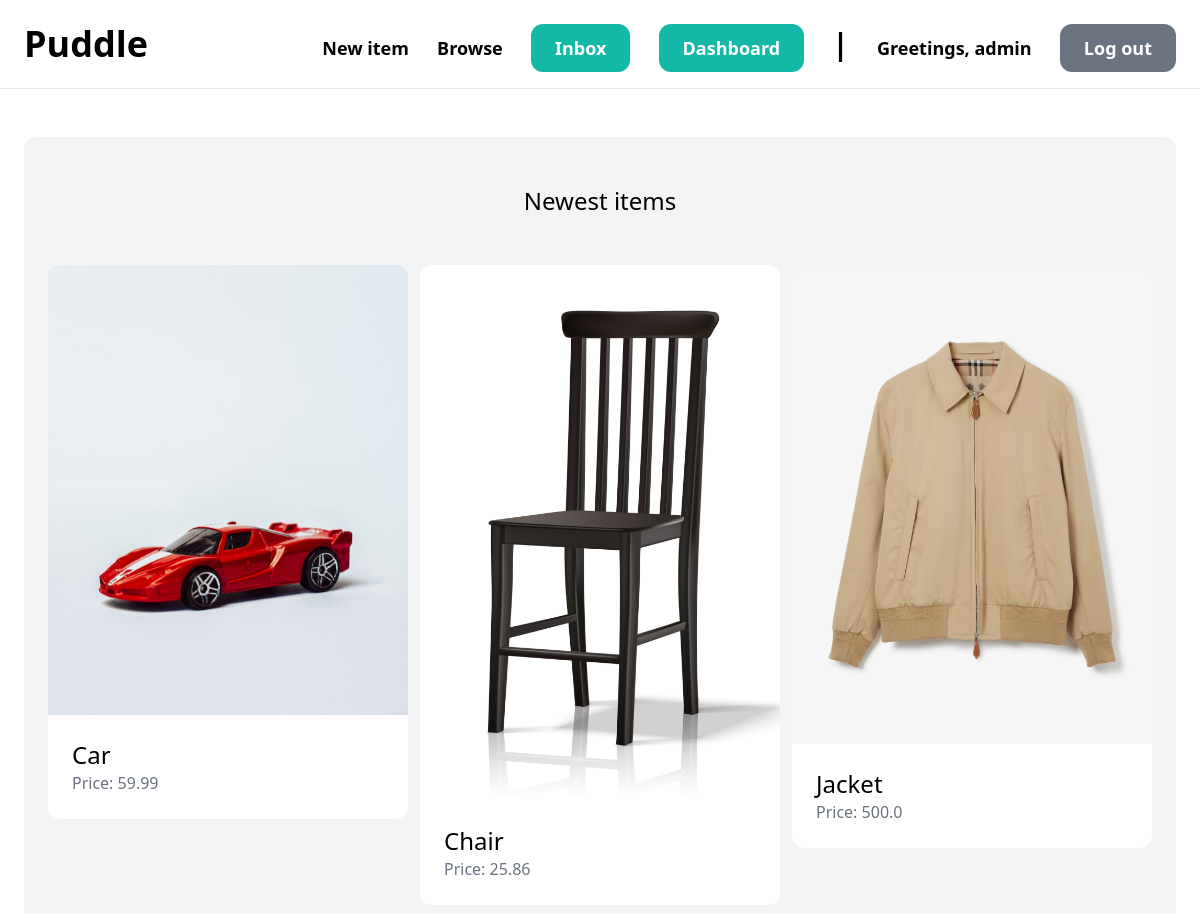
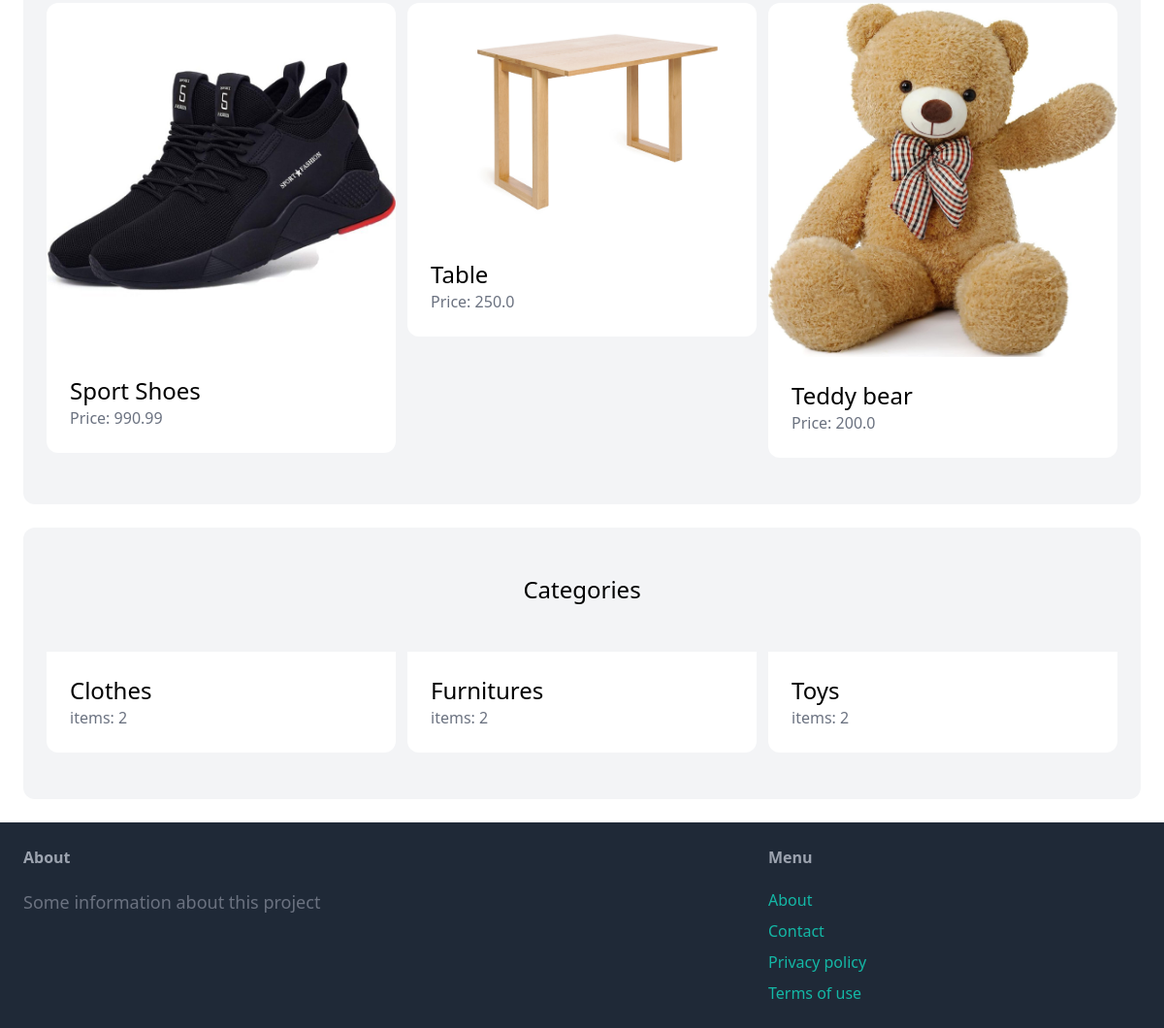
The app's page / (signed in) with its own data (2 pictures, top to bottom).
### item/models.py (models this page shows, shortened)
class Item(models.Model):
    category = models.ForeignKey(Category, related_name='items', on_delete=models.CASCADE)
    name = models.CharField(max_length=255)
    description = models.TextField(blank=True, null=True)
    price = models.FloatField()
    image = models.ImageField(upload_to='item_images', blank=True, null=True)
    is_sold = models.BooleanField(default=False)
    created_by = models.ForeignKey(User, related_name='items', on_delete=models.CASCADE)
    created_at = models.DateTimeField(auto_now=True)
    class Meta:
        ordering = ('name',)

class Category(models.Model):
    name = models.CharField(max_length=255)
    class Meta:
        verbose_name_plural = 'Categories'
        ordering = ('name',)

### core/views.py (the view)
# urls.py: path('', index, name='index'),
def index(request):
    items = Item.objects.filter(is_sold=False)
    categories = Category.objects.all()
    return render(request, 'core/index.html', {
        'categories': categories,
        'items': items
    })

### core/templates/core/index.html (shortened to what this page needs)
{% extends 'core/base.html' %}
{% block content %}
    <div class="mt-6 px-6 py-12 bg-gray-100 rounded-xl">
        <h2 class="mb-12 text-2xl text-center">Newest items</h2>
        <div class="grid grid-cols-3 gap-3">
            {% for item in items %}
            <div>
                <a href="{% url 'item:detail' item.id %}">
                    <div><img src="{{ item.image.url }}" class="rounded-t-xl"></div>
                    <div class="p-6 bg-white rounded-b-xl">
                        <h2 class="text-2xl">{{ item.name }}</h2>
                        <p class="text-gray-500">Price: {{ item.price }}</p>
                    </div>
                </a>
            </div>
            {% endfor %}
        </div>
    </div>
    <div class="mt-6 px-6 py-12 bg-gray-100 rounded-xl">
        <h2 class="mb-12 text-2xl text-center">Categories</h2>
        <div class="grid grid-cols-3 gap-3">
            {% for category in categories %}
            <div>
                <a href="#">
                    <div class="p-6 bg-white rounded-b-xl">
                        <h2 class="text-2xl">{{ category.name }}</h2>
                        <p class="text-gray-500">items: {{ category.items.count }}</p>
                    </div>
                </a>
            </div>
            {% endfor %}
        </div>
    </div>
{% endblock %}

### core/templates/core/base.html (shortened to what this page needs)
<!DOCTYPE html>
<html lang="en">
<head>
    <script src="https://cdn.tailwindcss.com"></script>
</head>
<body>
    <nav class="py-6 px-6 flex justify-between items-center border-b border-gray-200">
        <a href="{% url 'core:index' %}" class="text-4xl font-semibold">Puddle</a>
        <div class="space-x-6">
            <a href="#" class="text-lg font-semibold hover:text-gray-500">New item</a>
            <a href="#" class="text-lg font-semibold hover:text-gray-500">Browse</a>
            {% if request.user.is_authenticated %}
            <a href="#" class="px-6 py-3 text-lg font-semibold bg-teal-500 text-white rounded-xl hover:bg-teal-700">Inbox</a>
            <a href="#" class="px-6 py-3 text-lg font-semibold bg-teal-500 text-white rounded-xl hover:bg-teal-700">Dashboard</a>
            <p class="inline ml-2 text-3xl font-semibold">|</p>
            <p class="inline text-lg font-semibold">Greetings, {{ user.username }}</p>
            <a href="{% url 'core:logout' %}"
               class="px-6 py-3 text-lg font-semibold bg-gray-500 text-white rounded-xl hover:bg-gray-700">Log out
            </a>
            {% endif %}
        </div>
    </nav>
    <div class="px-6 py-6">
      {% block content %}
      {% endblock %}
    </div>
    <footer class="py-6 px-6 flex justify-between bg-gray-800">
        <div class="w-2/3 pr-10">
            <h3 class="mb-5 font-semibold text-gray-400">About</h3>
            <p class="text-lg text-gray-500">Some information about this project</p>
        </div>
        <div class="w-1/3">
            <h3 class="mb-5 font-semibold text-gray-400">Menu</h3>
            <ul class="space-y-2">
                <li><a href="#" class="txt-lg text-teal-500 hover:text-teal-700">About</a></li>
                <li><a href="{% url 'core:contact' %}" class="txt-lg text-teal-500 hover:text-teal-700">Contact</a></li>
                <li><a href="#" class="txt-lg text-teal-500 hover:text-teal-700">Privacy policy</a></li>
                <li><a href="#" class="txt-lg text-teal-500 hover:text-teal-700">Terms of use</a></li>
            </ul>
        </div>
    </footer>
</body>
</html>

### records on screen
Item: image (picture), name "Car", price "59.99"
Item: image (picture), name "Chair", price "25.86"
Item: image (picture), name "Jacket", price "500.0"
Item: image (picture), name "Sport Shoes", price "990.99"
Item: image (picture), name "Table", price "250.0"
Item: image (picture), name "Teddy bear", price "200.0"
Category: name "Clothes", items.count "2"
Category: name "Furnitures", items.count "2"
Category: name "Toys", items.count "2"

### other values on screen
{{ user.username }} "admin"
